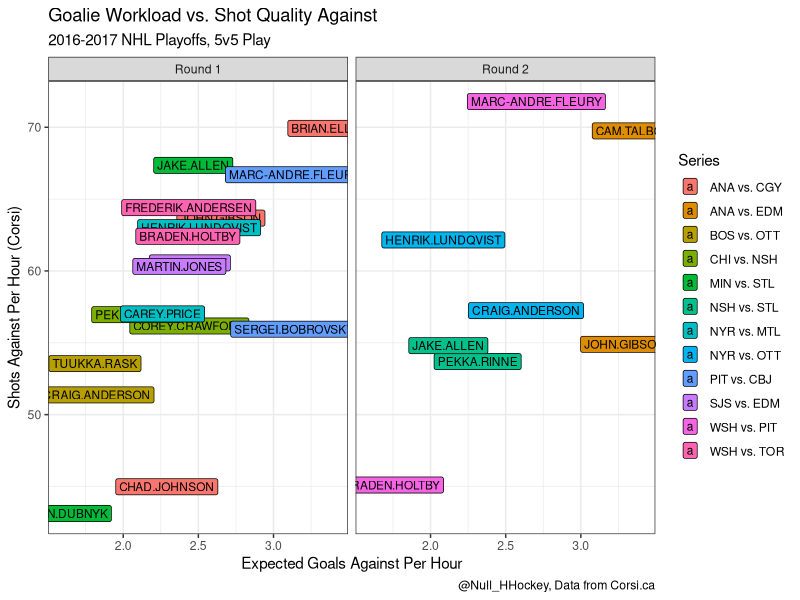
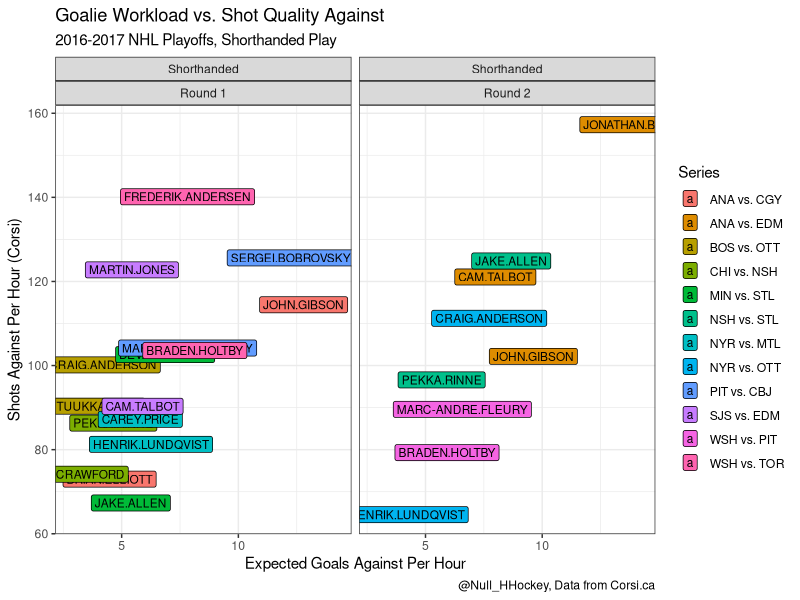
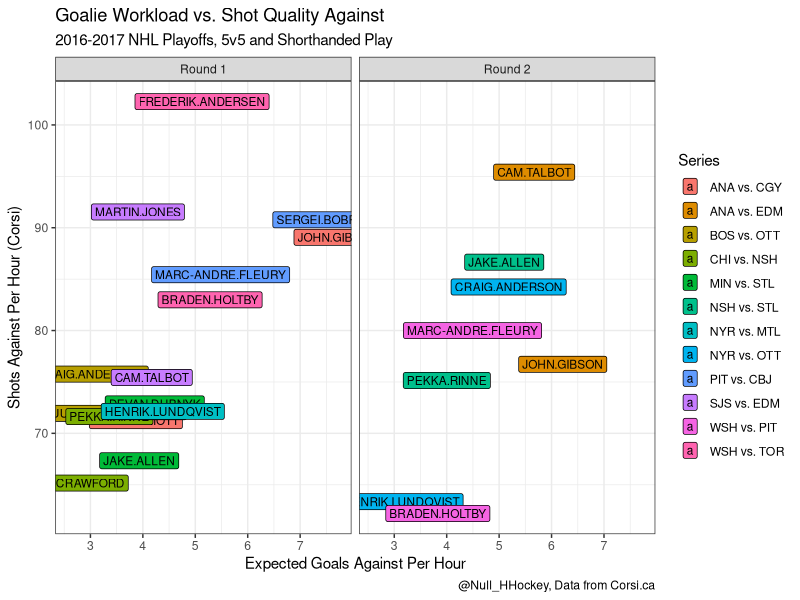

Reproduce these figures in R, in order.
library(tidyverse)
library(viridis)
library(lubridate)

setwd("/github folder/Random-Hockey-Charts")

theme_set(theme_bw())

individual_5v5 <- read_csv("individual goalie playoffs 5v5.csv")
individual_5v5$sit <- "5v5"
colnames(individual_5v5) <- tolower(colnames(individual_5v5))

individual_4v5 <- read_csv("individual goalie playoffs 4v5.csv")
individual_4v5$sit <- "4v5"
colnames(individual_4v5) <- tolower(colnames(individual_4v5))

individual_3v5 <- read_csv("individual goalie playoffs 3v5.csv")
individual_3v5$sit <- "3v5"
colnames(individual_3v5) <- tolower(colnames(individual_3v5))

individual_shorthanded <- bind_rows(individual_3v5, individual_4v5)
individual_shorthanded <- individual_shorthanded %>% 
  replace_na(list(ca60 = 0, xga60 = 0, toi = 0))

df_individual <- bind_rows(individual_5v5, individual_shorthanded)
df_individual$sit[df_individual$sit == "3v5" | df_individual$sit == "4v5"] <- "Shorthanded"

df_individual <- df_individual %>% 
  group_by(sit, team, player, date) %>% 
  summarize(toi = sum(toi),
            ca = sum(ca),
            xga = sum(xga)) %>% 
  ungroup() %>% 
  mutate(ca60 = (ca / toi) * 60,
         xga60 = (xga / toi) * 60) %>% 
  mutate(ca60 = round(ca60, digits = 2),
         xga60 = round(xga60, digits = 2))

df_individual$ca60[is.nan(df_individual$ca60)] <- 0
df_individual$xga60[is.nan(df_individual$xga60)] <- 0


matchups = data.frame(round = c(rep.int(1, 8), rep.int(2, 4)),
                      series = c("WSH vs. TOR",
                                 "PIT vs. CBJ",
                                 "NYR vs. MTL",
                                 "BOS vs. OTT",
                                 "SJS vs. EDM",
                                 "CHI vs. NSH",
                                 "MIN vs. STL",
                                 "ANA vs. CGY",
                                 "NSH vs. STL",
                                 "ANA vs. EDM",
                                 "NYR vs. OTT",
                                 "WSH vs. PIT"),
                      team1 = c("WSH",
                                "PIT",
                                "NYR",
                                "BOS",
                                "S.J",
                                "CHI",
                                "MIN",
                                "ANA",
                                "NSH",
                                "ANA",
                                "NYR",
                                "WSH"),
                      team2 = c("TOR",
                                "CBJ",
                                "MTL",
                                "OTT",
                                "EDM",
                                "NSH",
                                "STL",
                                "CGY",
                                "STL",
                                "EDM",
                                "OTT",
                                "PIT"))

dates <- data_frame(round = c(rep(1, 12), rep(2, 18)),
                    date = seq(ymd("2017-04-12"), ymd("2017-05-11"), by = "days"))

matchups <- matchups %>% 
  mutate_at(vars(series, team1, team2), as.character) %>% 
  gather(order, team, -(c(round, series))) %>% 
  arrange(round, series)

df_individual <- df_individual %>% 
  left_join(dates) %>% 
  left_join(matchups) %>% 
  select(series, team, round, player, date, sit, toi, ca60, xga60)

df_individual_overall <- df_individual %>% 
  select(series, sit, team, date, player, series, round, toi, ca60, xga60) %>% 
  group_by(series, team, round, player) %>% 
  summarize(xga60 = mean(xga60),
            ca60 = mean(ca60),
            toi = sum(toi))

df_individual_overall$sit <- "5v5 and Shorthanded Situations"

df_individual <- df_individual %>% 
  select(sit, team, date, player, series, round, toi, ca60, xga60) %>% 
  group_by(series, team, round, sit, player) %>% 
  summarize(xga60 = mean(xga60),
            ca60 = mean(ca60),
            toi = sum(toi))


df_individual %>% 
  filter(sit == "5v5") %>% 
  filter(toi > 40) %>% 
ggplot(aes(xga60, ca60, label = player, fill = series)) +
  geom_label(size = 3) +
  facet_wrap(~paste("Round", round)) +
  labs(x = "Expected Goals Against Per Hour",
       y = "Shots Against Per Hour (Corsi)",
       title = "Goalie Workload vs. Shot Quality Against",
       subtitle = paste0("2016-2017 NHL Playoffs, 5v5 Play"),
       caption = "@Null_HHockey, Data from Corsi.ca") +
  guides(fill = guide_legend(title = "Series"))

df_individual %>% 
  filter(sit == "Shorthanded") %>% 
  filter(toi > 10) %>% 
  ggplot(aes(xga60, ca60, label = player, fill = series)) +
  geom_label(size = 3) +
  facet_wrap(sit~paste("Round", round)) +
  labs(x = "Expected Goals Against Per Hour",
       y = "Shots Against Per Hour (Corsi)",
       title = "Goalie Workload vs. Shot Quality Against",
       subtitle = paste0("2016-2017 NHL Playoffs, Shorthanded Play"),
       caption = "@Null_HHockey, Data from Corsi.ca") +
  guides(fill = guide_legend(title = "Series"))

df_individual_overall %>% 
  filter(toi > 60) %>% 
  ggplot(aes(xga60, ca60, label = player, fill = series)) +
  geom_label(size = 3) +
  facet_wrap(~paste("Round", round)) +
  labs(x = "Expected Goals Against Per Hour",
       y = "Shots Against Per Hour (Corsi)",
       title = "Goalie Workload vs. Shot Quality Against",
       subtitle = paste0("2016-2017 NHL Playoffs, 5v5 and Shorthanded Play"),
       caption = "@Null_HHockey, Data from Corsi.ca") +
  guides(fill = guide_legend(title = "Series"))
